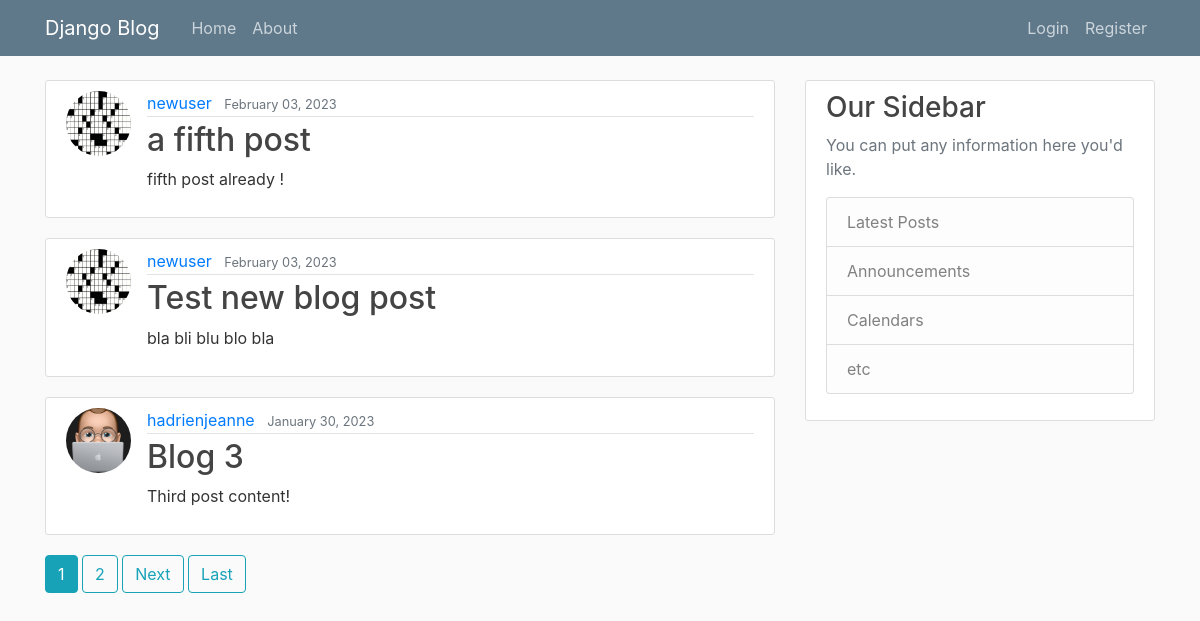
/, run on an earlier commit of the app's database.
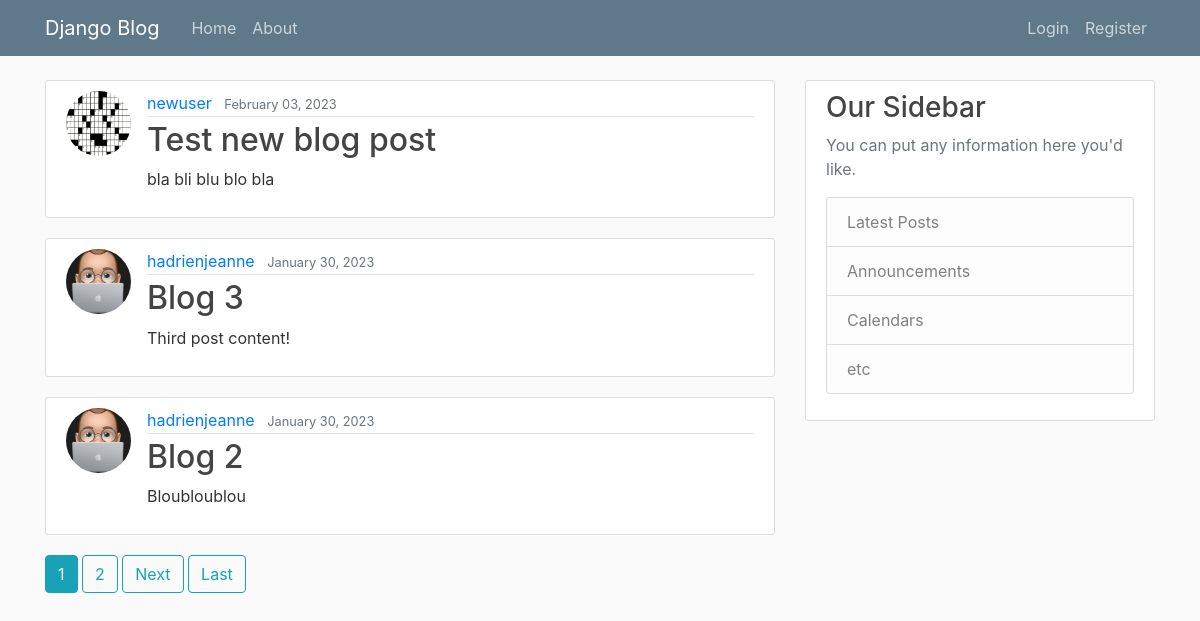
And on a later commit of the database.
### blog/models.py (models this page shows, shortened)
class Post(models.Model):
    title = models.CharField(max_length=100)
    content = models.TextField()
    date_posted = models.DateTimeField(default=timezone.now)
    author = models.ForeignKey(User, on_delete=models.CASCADE)

### users/models.py (models this page shows, shortened)
class Profile(models.Model):
    user = models.OneToOneField(User, on_delete=models.CASCADE)
    image = models.ImageField(default='default.jpg', upload_to='profile_pics')

### blog/views.py (the view)
# urls.py: path('', PostListView.as_view(), name='blog-home'),
class PostListView(ListView):
    model = Post
    template_name = 'blog/home.html' # by default <app>/<model>_<viewtype>.html
    context_object_name = 'posts'
    ordering = ['-date_posted']
    paginate_by = 3

### blog/templates/blog/home.html (shortened to what this page needs)
{% extends "blog/base.html" %}
{% block content%}
    {% for post in posts %}
        <article class="media content-section">
            <img class="rounded-circle article-img" src="{{post.author.profile.image.url}}" />
            <div class="media-body">
            <div class="article-metadata">
                <a class="mr-2" href="#">{{ post.author }}</a>
                <small class="text-muted">{{ post.date_posted|date:"F d, Y" }}</small>
            </div>
            <h2><a class="article-title" href="{% url 'post-detail' post.id %}">{{ post.title }}</a></h2>
            <p class="article-content">{{ post.content }}</p>
            </div>
        </article>
    {% endfor %}
    {% if is_paginated %}
        {% for num in page_obj.paginator.page_range %}
            {% if page_obj.number == num %}
                <a href="?page={{ num }}" class="btn btn-info mb-4">{{ num }}</a>
            {% elif num > page_obj.number|add:'-3' and num < page_obj.number|add:'3' %}
                <a href="?page={{ num }}" class="btn btn-outline-info mb-4">{{ num }}</a>
            {% endif %}
        {% endfor %}
        {% if page_obj.has_next %}
        <a href="?page={{ page_obj.next_page_number }}" class="btn btn-outline-info mb-4">Next</a>
        <a href="?page={{ page_obj.paginator.num_pages }}" class="btn btn-outline-info mb-4">Last</a>
        {% endif %}
    {% endif %}
{% endblock content %}

What changed in the data, as far as the page shows it:
removed Post: author.profile.image (picture), author "newuser", date_posted "February 03, 2023", title "a fifth post", content "fifth post already !"
now on this page (row unchanged): Post: author.profile.image (placeholder picture), author "hadrienjeanne", date_posted "January 30, 2023", title "Blog 2", content "Bloubloublou"
